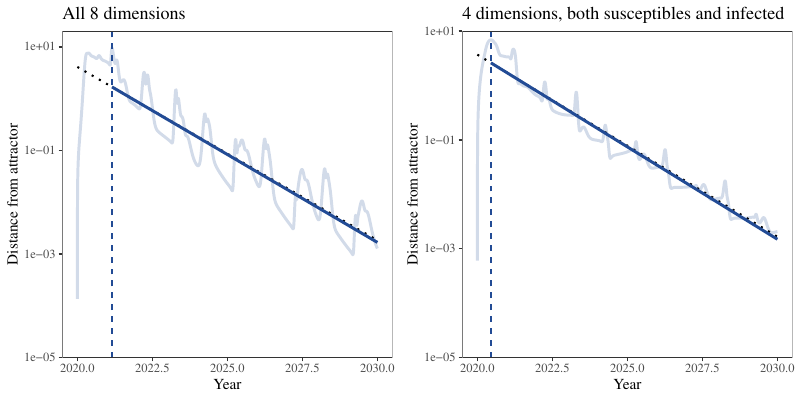

Generate this figure with R:
library(deSolve)
library(dplyr)
library(ggplot2); theme_set(theme_bw(base_family = "Times"))
library(egg)
library(gridExtra)
source("../R/simulate_bhattacharyya.R")
source("../R/distfun.R")

ss_perturb <- simulate_bhattacharyya(tmax=2030,
                                 tmin=1905) %>%
  filter(time >= 2010) %>%
  mutate(
    group=time < 2020
  )

ss_unperturb <- simulate_bhattacharyya(tmin=1905, tmax=2030,npifun=function(x) 1) %>%
  filter(time >= 2010)

time <- ss_perturb$time

mat_perturb_all <- as.matrix(ss_perturb[,2:9])
mat_unperturb_all <- as.matrix(ss_unperturb[,2:9])

dist_all <- distfun(mat_perturb_all, mat_unperturb_all,
                   ss_perturb$time,
                   2020, "all") %>%
  filter(time>=2020)

mat_perturb_SI <- matrix(c(ss_perturb$Seff1, log(ss_perturb$prevalence1),
                           ss_perturb$Seff2, log(ss_perturb$prevalence2)), ncol=4)

mat_unperturb_SI <- matrix(c(ss_unperturb$Seff1, log(ss_unperturb$prevalence1),
                             ss_unperturb$Seff2, log(ss_unperturb$prevalence2)), ncol=4)

dist_SI <- distfun(mat_perturb_SI, mat_unperturb_SI,
                ss_perturb$time,
                2020, "all") %>%
  filter(time>=2020)

eigen_all_bh <- eigen_bhattacharyya()

ee <- -max(Re(eigen_all_bh$values[Im(eigen_all_bh$values)!=0]))

maxt_all <- dist_all$time[which.max(dist_all$dist)]
lfit_all <- lm(log(dist)~time, data=filter(dist_all, time>=maxt_all))

g1 <- ggplot(filter(dist_all, time >= 2020)) +
  geom_line(aes(time, dist), col="#224B95", alpha=0.2, lwd=1) +
  geom_vline(xintercept=maxt_all, lty=2, col="#224B95") +
  # geom_vline(xintercept=maxt_SI2+1/ee2, lty=2, col="#224B95") +
  # geom_smooth(data=filter(dist_SI2, time>=maxt_SI2+1/ee2), aes(time, dist), method="lm", col="#224B95") +
  geom_function(fun=function(x) exp(predict(lfit_all)[1]) * exp(-ee*(x-maxt_all)),
                lwd=0.7, lty=3) +
  geom_smooth(data=filter(dist_all, time>=maxt_all), aes(time, dist), method="lm", col="#224B95") +
  scale_x_continuous("Year") +
  scale_y_log10("Distance from attractor", expand=c(0, 0)) +
  coord_cartesian(ylim=c(1e-5, 20)) +
  ggtitle("All 8 dimensions") +
  theme(
    panel.grid = element_blank(),
    legend.position = "none"
  )

maxt_SI <- dist_SI$time[which.max(dist_SI$dist)]
lfit_SI <- lm(log(dist)~time, data=filter(dist_SI, time>=maxt_SI))

g2 <- ggplot(filter(dist_SI, time >= 2020)) +
  geom_line(aes(time, dist), col="#224B95", alpha=0.2, lwd=1) +
  geom_vline(xintercept=maxt_SI, lty=2, col="#224B95") +
  # geom_vline(xintercept=maxt_SI2+1/ee2, lty=2, col="#224B95") +
  # geom_smooth(data=filter(dist_SI2, time>=maxt_SI2+1/ee2), aes(time, dist), method="lm", col="#224B95") +
  geom_function(fun=function(x) exp(predict(lfit_SI)[1]) * exp(-ee*(x-maxt_SI)),
                lwd=0.7, lty=3) +
  geom_smooth(data=filter(dist_SI, time>=maxt_SI), aes(time, dist), method="lm", col="#224B95") +
  scale_x_continuous("Year") +
  scale_y_log10("Distance from attractor", expand=c(0, 0)) +
  ggtitle("4 dimensions, both susceptibles and infected") +
  coord_cartesian(ylim=c(1e-5, 10)) +
  theme(
    panel.grid = element_blank(),
    legend.position = "none"
  )

gcomb <- ggarrange(g1, g2, nrow=1)

ggsave("figure_test_bhattacharyya_4d.pdf", gcomb, width=8, height=4)
